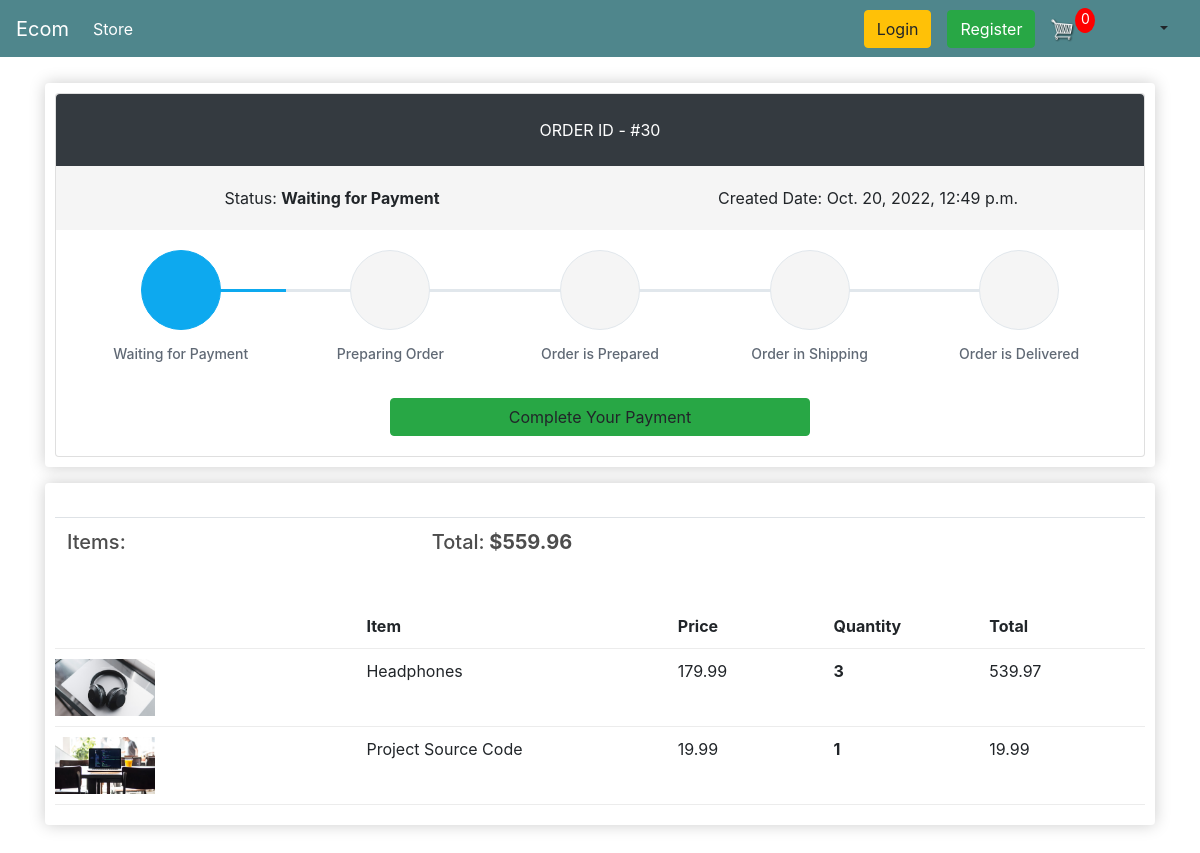
The page /order-details/30 on the database as committed earlier.
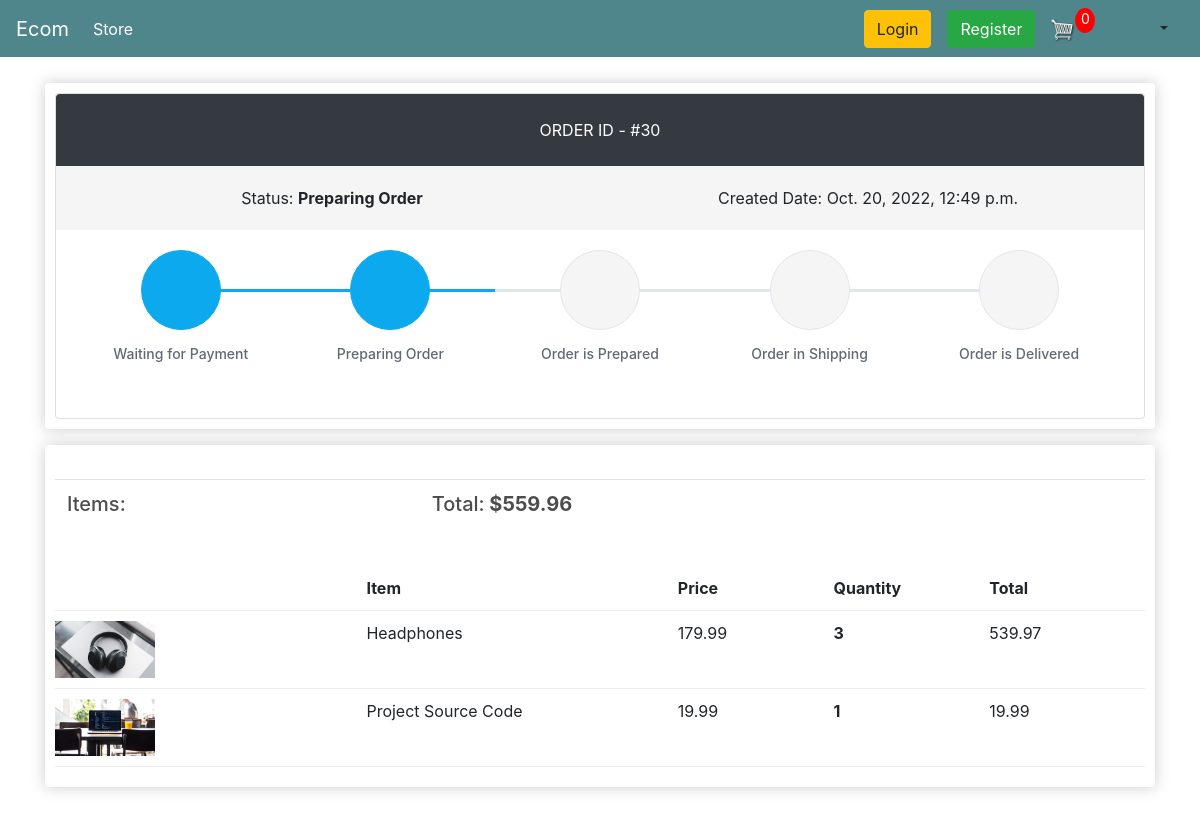
The same page on the database as committed later.
### store/models.py (models this page shows, shortened)
class Order(models.Model):
    STATUS_CHOICES = (
        (0, 'Waiting for Payment'),
        (1, 'Preparing Order'),
        (2, 'Order is Prepared'),
        (3, 'Order in Shipping'),
        (4, 'Order is Delivered'),
        (5, 'Cancelled')
    )
    PAYMENT_OPTION_CHOICES = (
        ('Cash On Delivery', 'Cash On Delivery'),
        ('Bkash', 'Bkash'),
    )
    customer = models.ForeignKey(Customer, on_delete=models.SET_NULL, null=True, blank=True)
    order_status = models.IntegerField('Order Status', choices=STATUS_CHOICES, default=0)
    payment_option = models.CharField('Payment Options', choices=PAYMENT_OPTION_CHOICES, max_length=20, default='Cash On Delivery')
    created = models.DateTimeField('Created in', auto_now_add=True)
    modified = models.DateTimeField('Modified in', auto_now=True)
    transaction_id = models.CharField(max_length=100, null=True)
    class Meta:
        verbose_name = 'Order'
        ordering = ('-created',)
    @property
    def get_order_total(self):
        order_items = self.orderitem_set.all()
        total = sum([item.get_total for item in order_items])
        return total

class OrderItem(models.Model):
    product = models.ForeignKey(Product, on_delete=models.SET_NULL, null=True, blank=True)
    order = models.ForeignKey(Order, on_delete=models.SET_NULL, null=True, blank=True)
    quantity = models.IntegerField(default=0, null=True, blank=True)
    date_added = models.DateTimeField(auto_now_add=True)
    def __str__(self) -> str:
        return f'OrderItem ID: {self.id}  ->   Name: {self.product.name}'
    @property
    def get_total(self):
        return self.quantity * self.product.price

class Product(models.Model):
    name = models.CharField(max_length=200, null=True)
    price = models.FloatField()
    discount_price = models.FloatField(default=0.0)
    digital = models.BooleanField(default=False, null=True, blank=True)
    image = models.ImageField(null=True, blank=True)
    order_limit = models.IntegerField(default=50)
    @property
    def imageURL(self):
        try:
            url = self.image.url
        except:
            url = ''
        return url

### customers/views.py (the view)
# urls.py: path('order-details/<int:pk>', customer_views.OrderDetailView.as_view(), name = 'order-details'),
class OrderDetailView(DetailView):
    login_required = True
    template_name: str = "customers/order-details.html"
    context_object_name: str = "order"
    model = Order
    def get_context_data(self,*args, **kwargs):
        context = super(OrderDetailView, self).get_context_data(*args,**kwargs)
        context['items'] = self.items
        context['noOfCartItems'] = self.noOfCartItems
        context['trackInfoList'] = self.trackInfoList
        return context
    def get(self, request, *args, **kwargs):
        self.cookieData = cartData(request = request)
        self.noOfCartItems = self.cookieData['noOfCartItems']
        self.order_id = self.kwargs.get('pk')
        self.items = OrderItem.objects.filter(order__id = self.order_id)
        orders = Order.objects.filter(id = self.order_id)
        self.trackInfoList = getTrackInfoList(orders[0].order_status)
        print(f'order_id = {self.order_id}  items = {self.items},  noOfCartItems = {self.noOfCartItems}')
        return super(OrderDetailView, self).get(request, *args, **kwargs)

### store/utils.py (called while the page is built, shortened)
def cookieCart(request):
    try:
        temp_cart = json.loads(request.COOKIES['cart'])
    except:
        temp_cart = {}
    print('temp_cart: ', temp_cart)
    items = []
    cart = {
        'get_cart_total': 0,
        'get_checked_item_count': 0,
        'shipping': False
    }
    noOfCartItems = 0
    return {
        'noOfCartItems': noOfCartItems,
        'cart': cart,
        'items': items
    }

def cartData(request):
    if request.user.is_authenticated:
        customer = request.user.customer
        cart, created = Cart.objects.get_or_create(customer = customer)
        items = cart.cartitem_set.all()
        noOfCartItems = cart.get_all_cart_item_count
    else:
        cookieData = cookieCart(request = request)
        noOfCartItems = cookieData['noOfCartItems']
        cart = cookieData['cart']
        items = cookieData['items']
    return {
        'noOfCartItems': noOfCartItems,
        'cart': cart,
        'items': items
    }

### templates/customers/order-details.html (shortened to what this page needs)
{% extends 'store/main.html' %}
{% load static %}
{% block content %}
    <div class="row">
        <div class="col-lg-12">
            <div class="box-element padding-bottom-3x mb-3 mt-3">
                <div class="card">
                  <div class="p-4 text-center text-white text-lg rounded-top" style="background-color:#343a40 !important"><span class="text-uppercase">Order ID - </span><span class="text-medium">#{{ order.id }}</span></div>
                  <div class="d-flex flex-wrap flex-sm-nowrap justify-content-between py-3 px-2 bg-order-overview" style="background-color:#f5f5f5">
                    <div class="w-100 text-center py-1 px-2"><span class="text-medium">Status:</span> <strong>{{ order.get_order_status_display }}</strong></div>
                    <div class="w-100 text-center py-1 px-2"><span class="text-medium">Created Date:</span> {{ order.created }}</div>
                  </div>
                  <div class="card-body">
                    <div class="steps d-flex flex-wrap flex-sm-nowrap justify-content-between padding-top-2x padding-bottom-1x">
                        {% for trackInfo in trackInfoList %}
                            {% if trackInfo.is_completed %}
                            <div class="step completed">
                            {% else %}
                            <div class="step">
                            {% endif %}
                                <div class="step-icon-wrap">
                                <div class="step-icon"><i class="{{ trackInfo.icon }}"></i></div>
                                </div>
                                <h4 class="step-title">{{ trackInfo.title }}</h4>
                            </div>
                        {% endfor%}
                    </div>
                    {% if order.order_status == 0 %}
                        <a id="complete-payment" style="display: block; margin-left: auto; margin-right: auto; width: 40%" class="btn btn-success">Complete Your Payment</a>
                    {% endif %}
                  </div>
                </div>
            </div>
            <div class="box-element mb-5">
                <br>
                <table class="table">
                    <tr>
                        <th><h5>Items: <strong>{{ order.get_checked_item_count }} </strong></h5></th>
                        <th><h5>Total:<strong> ${{order.get_order_total|floatformat:2}} </strong></h5></th>
                    </tr>
                </table>
                <br/>
                <div class="cart-row">
                    <div style="flex:2"></div>
                    <div style="flex:2"><strong>Item</strong></div>
                    <div style="flex:1"><strong>Price</strong></div>
                    <div style="flex:1"><strong>Quantity</strong></div>
                    <div style="flex:1"><strong>Total</strong></div>
                </div>
                {% for item in items %}
                    <div class="cart-row">
                        <div style="flex:2"><img class="row-image" src="{{item.product.imageURL}}"></div>
                        <div style="flex:2"><p>{{item.product.name}}</p></div>
                        <div style="flex:1"><p>{{item.product.price|floatformat:2}} </p></div>
                        <div style="flex:1">
                            <p class="quantity">{{item.quantity}}</p>
                        </div>
                        <div style="flex:1"><p>{{item.get_total|floatformat:2}} </p></div>
                    </div>
                {% endfor %}
            </div>
        </div>
    </div>
    <link rel="stylesheet" type="text/css" href="{% static 'css/order-details.css' %}">
    <link rel="stylesheet" href="https://cdn.jsdelivr.net/npm/pixeden-stroke-7-icon@1.2.3/pe-icon-7-stroke/dist/pe-icon-7-stroke.min.css">
    <link href="https://cdn.jsdelivr.net/npm/bootstrap@4.4.1/dist/css/bootstrap.min.css" rel="stylesheet">
{% endblock content %}

Rows that differ between the two databases and show on the page:
changed Order id 30: order_status "Waiting for Payment" → "Preparing Order"
Other text that changed with them:
text no longer shown: "Complete Your Payment"
